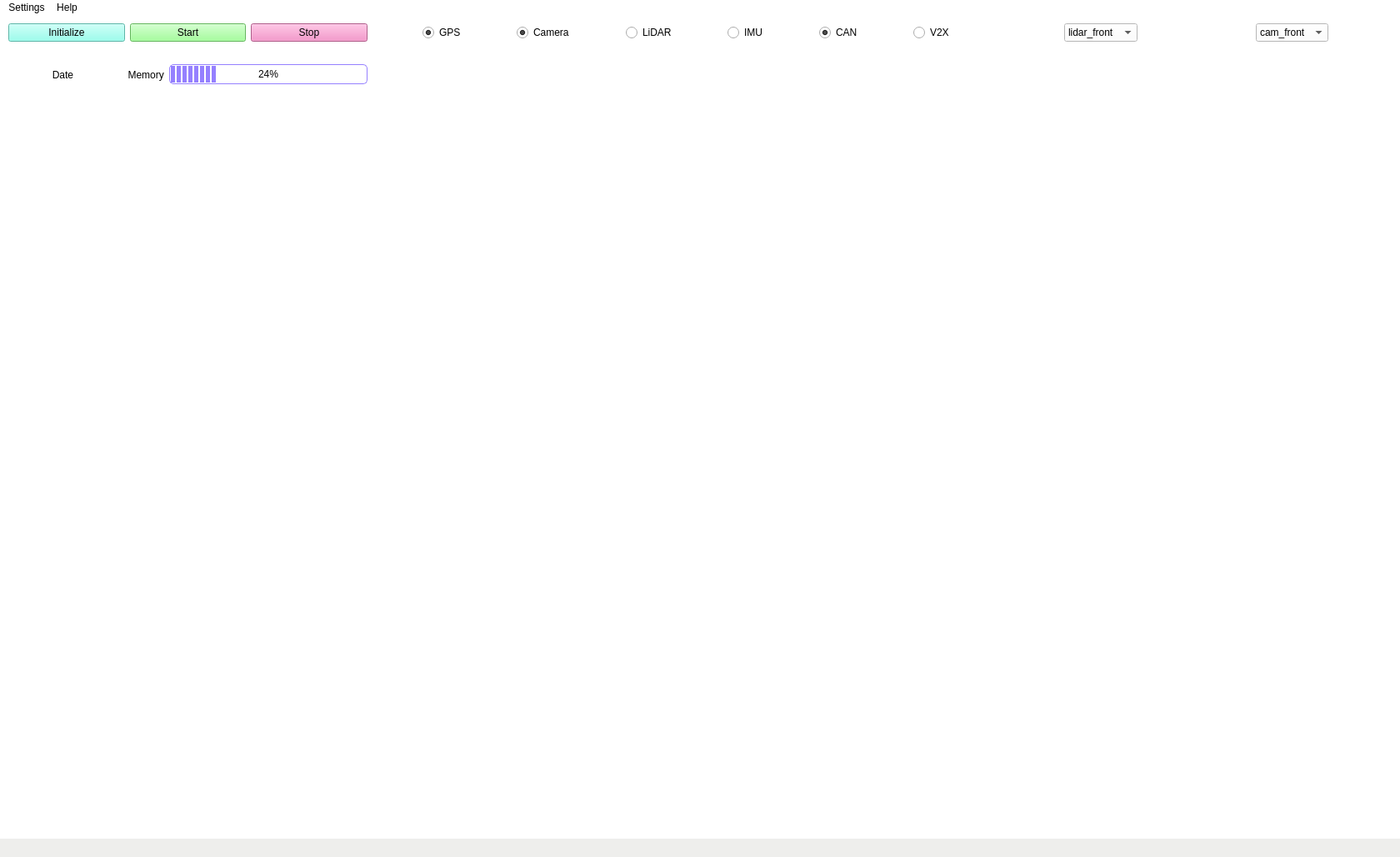
<?xml version="1.0" encoding="UTF-8"?>
<ui version="4.0">
 <class>MainWindow</class>
 <widget class="QMainWindow" name="MainWindow">
  <property name="geometry">
   <rect>
    <x>0</x>
    <y>0</y>
    <width>1680</width>
    <height>1028</height>
   </rect>
  </property>
  <property name="maximumSize">
   <size>
    <width>1680</width>
    <height>1028</height>
   </size>
  </property>
  <property name="windowTitle">
   <string>DIVA _ LViz</string>
  </property>
  <property name="windowIcon">
   <iconset resource="../resource/resources.qrc">
    <normaloff>:/icon</normaloff>:/icon</iconset>
  </property>
  <property name="styleSheet">
   <string notr="true">background-color: rgb(238, 238, 236);</string>
  </property>
  <widget class="QWidget" name="centralwidget">
   <property name="styleSheet">
    <string notr="true">background-color: rgb(255, 255, 255);</string>
   </property>
   <widget class="QWidget" name="verticalLayoutWidget">
    <property name="geometry">
     <rect>
      <x>10</x>
      <y>310</y>
      <width>431</width>
      <height>471</height>
     </rect>
    </property>
    <layout class="QVBoxLayout" name="verticalLayout_1"/>
   </widget>
   <widget class="QWidget" name="verticalLayoutWidget_2">
    <property name="geometry">
     <rect>
      <x>450</x>
      <y>50</y>
      <width>1211</width>
      <height>921</height>
     </rect>
    </property>
    <layout class="QVBoxLayout" name="verticalLayout_2"/>
   </widget>
   <widget class="QWidget" name="verticalLayoutWidget_3">
    <property name="geometry">
     <rect>
      <x>1210</x>
      <y>60</y>
      <width>441</width>
      <height>251</height>
     </rect>
    </property>
    <layout class="QVBoxLayout" name="verticalLayout_4"/>
   </widget>
   <widget class="QWidget" name="verticalLayoutWidget_4">
    <property name="geometry">
     <rect>
      <x>460</x>
      <y>650</y>
      <width>331</width>
      <height>311</height>
     </rect>
    </property>
    <layout class="QVBoxLayout" name="verticalLayout_5"/>
   </widget>
   <widget class="QWidget" name="horizontalLayoutWidget">
    <property name="geometry">
     <rect>
      <x>10</x>
      <y>99</y>
      <width>211</width>
      <height>201</height>
     </rect>
    </property>
    <layout class="QHBoxLayout" name="horizontalLayout_2"/>
   </widget>
   <widget class="QWidget" name="horizontalLayoutWidget_2">
    <property name="geometry">
     <rect>
      <x>450</x>
      <y>0</y>
      <width>751</width>
      <height>41</height>
     </rect>
    </property>
    <layout class="QHBoxLayout" name="horizontalLayout_3">
     <item>
      <spacer name="horizontalSpacer">
       <property name="orientation">
        <enum>Qt::Horizontal</enum>
       </property>
       <property name="sizeHint" stdset="0">
        <size>
         <width>40</width>
         <height>20</height>
        </size>
       </property>
      </spacer>
     </item>
     <item>
      <widget class="QRadioButton" name="radioButton_1">
       <property name="styleSheet">
        <string notr="true"/>
       </property>
       <property name="text">
        <string>GPS</string>
       </property>
       <property name="checked">
        <bool>true</bool>
       </property>
       <property name="autoExclusive">
        <bool>false</bool>
       </property>
      </widget>
     </item>
     <item>
      <spacer name="horizontalSpacer_5">
       <property name="orientation">
        <enum>Qt::Horizontal</enum>
       </property>
       <property name="sizeHint" stdset="0">
        <size>
         <width>40</width>
         <height>20</height>
        </size>
       </property>
      </spacer>
     </item>
     <item>
      <widget class="QRadioButton" name="radioButton_2">
       <property name="styleSheet">
        <string notr="true"/>
       </property>
       <property name="text">
        <string>Camera</string>
       </property>
       <property name="checkable">
        <bool>true</bool>
       </property>
       <property name="checked">
        <bool>true</bool>
       </property>
       <property name="autoExclusive">
        <bool>false</bool>
       </property>
      </widget>
     </item>
     <item>
      <spacer name="horizontalSpacer_2">
       <property name="orientation">
        <enum>Qt::Horizontal</enum>
       </property>
       <property name="sizeHint" stdset="0">
        <size>
         <width>40</width>
         <height>20</height>
        </size>
       </property>
      </spacer>
     </item>
     <item>
      <widget class="QRadioButton" name="radioButton_3">
       <property name="styleSheet">
        <string notr="true"/>
       </property>
       <property name="text">
        <string>LiDAR</string>
       </property>
       <property name="checkable">
        <bool>true</bool>
       </property>
       <property name="checked">
        <bool>false</bool>
       </property>
       <property name="autoExclusive">
        <bool>false</bool>
       </property>
      </widget>
     </item>
     <item>
      <spacer name="horizontalSpacer_3">
       <property name="orientation">
        <enum>Qt::Horizontal</enum>
       </property>
       <property name="sizeHint" stdset="0">
        <size>
         <width>40</width>
         <height>20</height>
        </size>
       </property>
      </spacer>
     </item>
     <item>
      <widget class="QRadioButton" name="radioButton_4">
       <property name="styleSheet">
        <string notr="true"/>
       </property>
       <property name="text">
        <string>IMU</string>
       </property>
       <property name="checked">
        <bool>false</bool>
       </property>
       <property name="autoExclusive">
        <bool>false</bool>
       </property>
      </widget>
     </item>
     <item>
      <spacer name="horizontalSpacer_4">
       <property name="orientation">
        <enum>Qt::Horizontal</enum>
       </property>
       <property name="sizeHint" stdset="0">
        <size>
         <width>40</width>
         <height>20</height>
        </size>
       </property>
      </spacer>
     </item>
     <item>
      <widget class="QRadioButton" name="radioButton_5">
       <property name="styleSheet">
        <string notr="true"/>
       </property>
       <property name="text">
        <string>CAN</string>
       </property>
       <property name="checked">
        <bool>true</bool>
       </property>
       <property name="autoExclusive">
        <bool>false</bool>
       </property>
      </widget>
     </item>
     <item>
      <spacer name="horizontalSpacer_6">
       <property name="orientation">
        <enum>Qt::Horizontal</enum>
       </property>
       <property name="sizeHint" stdset="0">
        <size>
         <width>40</width>
         <height>20</height>
        </size>
       </property>
      </spacer>
     </item>
     <item>
      <widget class="QRadioButton" name="radioButton_6">
       <property name="styleSheet">
        <string notr="true"/>
       </property>
       <property name="text">
        <string>V2X</string>
       </property>
       <property name="checked">
        <bool>false</bool>
       </property>
       <property name="autoExclusive">
        <bool>false</bool>
       </property>
      </widget>
     </item>
     <item>
      <spacer name="horizontalSpacer_7">
       <property name="orientation">
        <enum>Qt::Horizontal</enum>
       </property>
       <property name="sizeHint" stdset="0">
        <size>
         <width>40</width>
         <height>20</height>
        </size>
       </property>
      </spacer>
     </item>
    </layout>
   </widget>
   <widget class="QWidget" name="verticalLayoutWidget_5">
    <property name="geometry">
     <rect>
      <x>1440</x>
      <y>0</y>
      <width>221</width>
      <height>41</height>
     </rect>
    </property>
    <layout class="QHBoxLayout" name="horizontalLayout_8">
     <item>
      <spacer name="horizontalSpacer_14">
       <property name="orientation">
        <enum>Qt::Horizontal</enum>
       </property>
       <property name="sizeHint" stdset="0">
        <size>
         <width>40</width>
         <height>20</height>
        </size>
       </property>
      </spacer>
     </item>
     <item>
      <widget class="QComboBox" name="comboBox">
       <property name="styleSheet">
        <string notr="true"/>
       </property>
       <item>
        <property name="text">
         <string>cam_front</string>
        </property>
       </item>
       <item>
        <property name="text">
         <string>cam_back</string>
        </property>
       </item>
       <item>
        <property name="text">
         <string>cam_left</string>
        </property>
       </item>
       <item>
        <property name="text">
         <string>cam_right</string>
        </property>
       </item>
      </widget>
     </item>
     <item>
      <spacer name="horizontalSpacer_15">
       <property name="orientation">
        <enum>Qt::Horizontal</enum>
       </property>
       <property name="sizeHint" stdset="0">
        <size>
         <width>40</width>
         <height>20</height>
        </size>
       </property>
      </spacer>
     </item>
    </layout>
   </widget>
   <widget class="QWidget" name="verticalLayoutWidget_6">
    <property name="geometry">
     <rect>
      <x>1210</x>
      <y>0</y>
      <width>221</width>
      <height>41</height>
     </rect>
    </property>
    <layout class="QHBoxLayout" name="horizontalLayout">
     <item>
      <spacer name="horizontalSpacer_12">
       <property name="orientation">
        <enum>Qt::Horizontal</enum>
       </property>
       <property name="sizeHint" stdset="0">
        <size>
         <width>40</width>
         <height>20</height>
        </size>
       </property>
      </spacer>
     </item>
     <item>
      <widget class="QComboBox" name="comboBox_2">
       <property name="styleSheet">
        <string notr="true"/>
       </property>
       <item>
        <property name="text">
         <string>lidar_front</string>
        </property>
       </item>
       <item>
        <property name="text">
         <string>lidar_back</string>
        </property>
       </item>
      </widget>
     </item>
     <item>
      <spacer name="horizontalSpacer_13">
       <property name="orientation">
        <enum>Qt::Horizontal</enum>
       </property>
       <property name="sizeHint" stdset="0">
        <size>
         <width>40</width>
         <height>20</height>
        </size>
       </property>
      </spacer>
     </item>
    </layout>
   </widget>
   <widget class="QWidget" name="horizontalLayoutWidget_3">
    <property name="geometry">
     <rect>
      <x>230</x>
      <y>100</y>
      <width>211</width>
      <height>61</height>
     </rect>
    </property>
    <layout class="QHBoxLayout" name="horizontalLayout_4"/>
   </widget>
   <widget class="QWidget" name="horizontalLayoutWidget_4">
    <property name="geometry">
     <rect>
      <x>230</x>
      <y>170</y>
      <width>211</width>
      <height>61</height>
     </rect>
    </property>
    <layout class="QHBoxLayout" name="horizontalLayout_5"/>
   </widget>
   <widget class="QWidget" name="horizontalLayoutWidget_5">
    <property name="geometry">
     <rect>
      <x>230</x>
      <y>240</y>
      <width>211</width>
      <height>61</height>
     </rect>
    </property>
    <layout class="QHBoxLayout" name="horizontalLayout_6"/>
   </widget>
   <widget class="QWidget" name="verticalLayoutWidget_7">
    <property name="geometry">
     <rect>
      <x>10</x>
      <y>790</y>
      <width>111</width>
      <height>181</height>
     </rect>
    </property>
    <layout class="QVBoxLayout" name="verticalLayout_8"/>
   </widget>
   <widget class="QWidget" name="verticalLayoutWidget_8">
    <property name="geometry">
     <rect>
      <x>130</x>
      <y>790</y>
      <width>311</width>
      <height>81</height>
     </rect>
    </property>
    <layout class="QVBoxLayout" name="verticalLayout_9"/>
   </widget>
   <widget class="QWidget" name="verticalLayoutWidget_9">
    <property name="geometry">
     <rect>
      <x>130</x>
      <y>880</y>
      <width>311</width>
      <height>91</height>
     </rect>
    </property>
    <layout class="QVBoxLayout" name="verticalLayout_10"/>
   </widget>
   <widget class="QWidget" name="verticalLayoutWidget_12">
    <property name="geometry">
     <rect>
      <x>150</x>
      <y>50</y>
      <width>291</width>
      <height>41</height>
     </rect>
    </property>
    <layout class="QHBoxLayout" name="horizontalLayout_9">
     <item>
      <widget class="QLabel" name="label">
       <property name="text">
        <string> Memory</string>
       </property>
       <property name="alignment">
        <set>Qt::AlignCenter</set>
       </property>
      </widget>
     </item>
     <item>
      <widget class="QProgressBar" name="progressBar">
       <property name="styleSheet">
        <string notr="true">QProgressBar::chunk {
		background-color: #9580FF;
		width: 5px;
		margin: 0.5px;
}

QProgressBar{
		border: 0.5px solid #9580FF;
		border-radius: 5px;
		text-align: center;
}</string>
       </property>
       <property name="value">
        <number>24</number>
       </property>
      </widget>
     </item>
    </layout>
   </widget>
   <widget class="QWidget" name="horizontalLayoutWidget_6">
    <property name="geometry">
     <rect>
      <x>10</x>
      <y>0</y>
      <width>431</width>
      <height>41</height>
     </rect>
    </property>
    <layout class="QHBoxLayout" name="horizontalLayout_7">
     <item>
      <widget class="QPushButton" name="pushButton_1">
       <property name="styleSheet">
        <string notr="true">background-color: #7FFDEA;
</string>
       </property>
       <property name="text">
        <string>Initialize</string>
       </property>
      </widget>
     </item>
     <item>
      <widget class="QPushButton" name="pushButton_2">
       <property name="styleSheet">
        <string notr="true">background-color: rgb(137,253,128);</string>
       </property>
       <property name="text">
        <string>Start</string>
       </property>
      </widget>
     </item>
     <item>
      <widget class="QPushButton" name="pushButton_3">
       <property name="styleSheet">
        <string notr="true">background-color: rgb(244,127,191);</string>
       </property>
       <property name="text">
        <string>Stop</string>
       </property>
      </widget>
     </item>
    </layout>
   </widget>
   <widget class="QWidget" name="horizontalLayoutWidget_7">
    <property name="geometry">
     <rect>
      <x>10</x>
      <y>50</y>
      <width>131</width>
      <height>41</height>
     </rect>
    </property>
    <layout class="QHBoxLayout" name="horizontalLayout_10">
     <item>
      <widget class="QLabel" name="label_3">
       <property name="text">
        <string>Date</string>
       </property>
       <property name="alignment">
        <set>Qt::AlignCenter</set>
       </property>
      </widget>
     </item>
    </layout>
   </widget>
  </widget>
  <widget class="QMenuBar" name="menubar">
   <property name="geometry">
    <rect>
     <x>0</x>
     <y>0</y>
     <width>1680</width>
     <height>22</height>
    </rect>
   </property>
   <property name="styleSheet">
    <string notr="true">QMenuBar{
		background-color: rgb(255, 255, 255);
}</string>
   </property>
   <widget class="QMenu" name="menuSettings">
    <property name="styleSheet">
     <string notr="true">QMenu{
		background-color: rgb(255,255,255);
}

QMenu::item:selected{
		background-color: rgb(149,128,255);
}

QMenu::item:pressed{
		background-color: rgb(149,128,255);
}</string>
    </property>
    <property name="title">
     <string>Settings</string>
    </property>
    <addaction name="actionPreferences"/>
   </widget>
   <widget class="QMenu" name="menuHelp">
    <property name="styleSheet">
     <string notr="true">QMenu{
		background-color: rgb(255,255,255);
}
QMenu::item:selected{
		background-color: rgb(149,128,255);
}

QMenu::item:pressed{
		background-color: rgb(149,128,255);
}</string>
    </property>
    <property name="title">
     <string>Help</string>
    </property>
    <addaction name="actionAbout_DIVA"/>
   </widget>
   <addaction name="menuSettings"/>
   <addaction name="menuHelp"/>
  </widget>
  <widget class="QStatusBar" name="statusbar"/>
  <action name="actionPreferences">
   <property name="text">
    <string>Preferences</string>
   </property>
  </action>
  <action name="actionAbout_DIVA">
   <property name="text">
    <string>About DIVA</string>
   </property>
  </action>
 </widget>
 <resources>
  <include location="../resource/resources.qrc"/>
 </resources>
 <connections/>
</ui>
